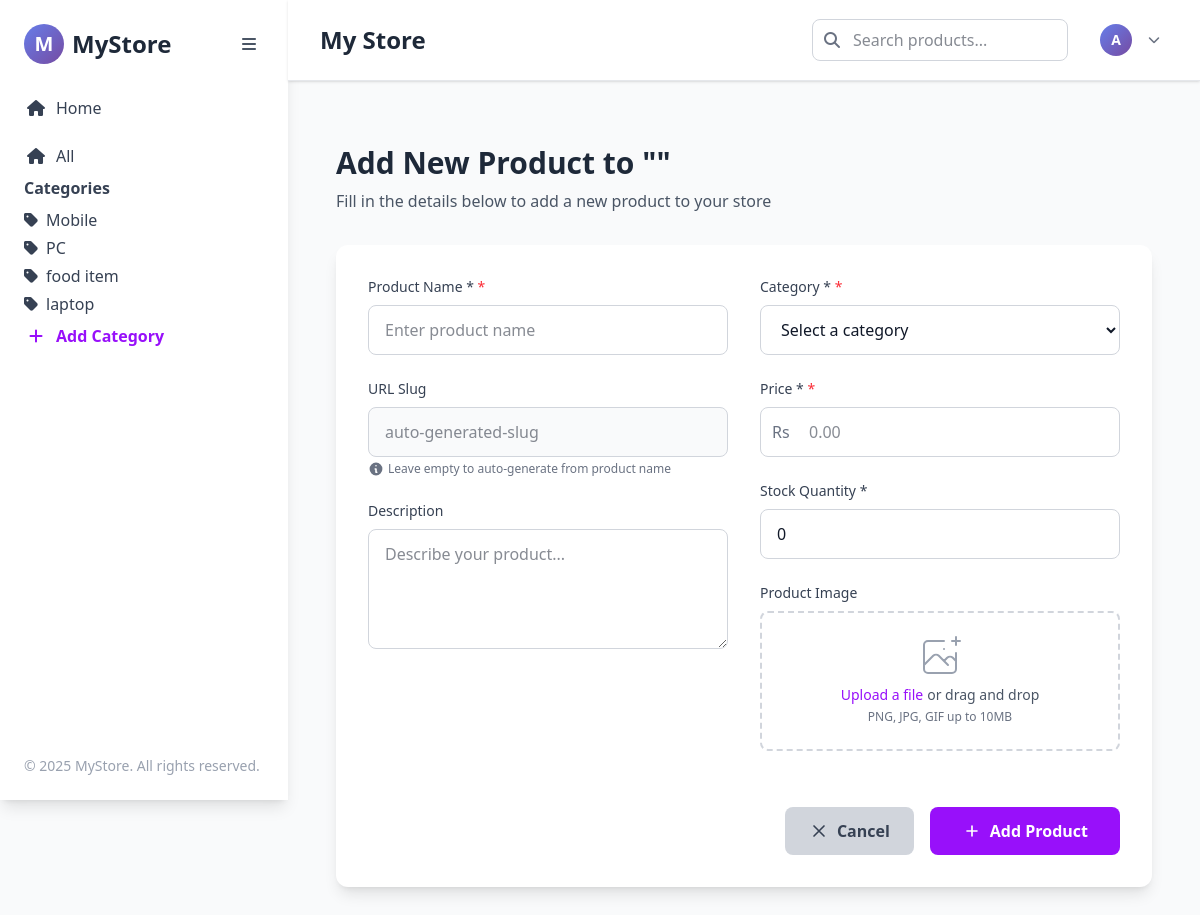
Screenshot of /add-product/ with the database file from the repository.
### ecommerce/models.py (models this page shows, shortened)
class Category(models.Model):
    name = models.CharField(max_length=200, unique=True)
    slug = models.SlugField(max_length=200, unique=True, db_index=True, blank=True)
    description = models.TextField(blank=True)
    created_at = models.DateTimeField(auto_now_add=True)
    class Meta:
        verbose_name_plural = "Categories"
        ordering = ["name"]
        app_label = "ecommerce"  # Ensure correct app
        db_table = "ecommerce_category"  # Custom table name

### ecommerce/views.py (the view)
# urls.py: path("add-product/", views.add_product, name="add_product"),
def add_product(request):
    categories = Category.objects.all()
    if request.method == 'POST':
        form = ProductForm(request.POST, request.FILES)
        if form.is_valid():
            try:
                product = form.save()
                messages.success(
                    request,
                    f'Product "{product.name}" created successfully!'
                )
                return redirect('ecommerce:product_detail', slug=product.slug)
            except Exception as e:
                messages.error(
                    request,
                    f'Error saving product: {str(e)}'
                )
        else:
            for field, errors in form.errors.items():
                for error in errors:
                    messages.error(request, f"{field.title()}: {error}")
    else:
        form = ProductForm()
    return render(request, 'ecommerce/add_product.html', {
        'form': form,
        'categories': categories
    })

### ecommerce/forms.py
class ProductForm(forms.ModelForm):
    class Meta:
        model = Product
        fields = ['name', 'price', 'description', 'category', 'available', 'image']

### ecommerce/templates/ecommerce/add_product.html (shortened to what this page needs)
{% extends "base.html" %}
{% load static %}
{% block content %}
<div class="container mx-auto px-4 py-8 max-w-4xl">
  <div class="mb-8">
    <h1 class="text-3xl font-bold text-gray-800 mb-2">
      Add New Product to "{{ category.name }}"
    </h1>
    <p class="text-gray-600">Fill in the details below to add a new product to your store</p>
  </div>
  <form method="POST" enctype="multipart/form-data" class="bg-white shadow-lg rounded-xl p-8 space-y-8" id="productForm">
    <div class="grid grid-cols-1 md:grid-cols-2 gap-8">
      <div class="space-y-6">
        <div class="form-group">
          <label for="id_name" class="block text-sm font-medium text-gray-700 mb-2">
            Product Name *
            {% if form.name.field.required %}<span class="text-red-500">*</span>{% endif %}
          </label>
          <input type="text"
                 name="name"
                 id="id_name"
                 value="{{ form.name.value|default:'' }}"
                 required
                 class="w-full px-4 py-3 border border-gray-300 rounded-lg focus:ring-2 focus:ring-purple-500 focus:border-purple-500 transition-colors {% if form.name.errors %}border-red-500{% endif %}"
                 placeholder="Enter product name">
        </div>
        <div class="form-group">
          <label for="id_slug" class="block text-sm font-medium text-gray-700 mb-2">
            URL Slug
          </label>
          <input type="text"
                 name="slug"
                 id="id_slug"
                 value="{{ form.slug.value|default:'' }}"
                 class="w-full px-4 py-3 border border-gray-300 rounded-lg focus:ring-2 focus:ring-purple-500 focus:border-purple-500 transition-colors {% if form.slug.errors %}border-red-500{% endif %} bg-gray-50"
                 placeholder="auto-generated-slug">
          <p class="mt-1 text-xs text-gray-500 flex items-center">
            <svg class="w-4 h-4 mr-1" fill="currentColor" viewBox="0 0 20 20">
              <path fill-rule="evenodd" d="M18 10a8 8 0 11-16 0 8 8 0 0116 0zm-7-4a1 1 0 11-2 0 1 1 0 012 0zM9 9a1 1 0 000 2v3a1 1 0 001 1h1a1 1 0 100-2v-3a1 1 0 00-1-1H9z" clip-rule="evenodd"/>
            </svg>
            Leave empty to auto-generate from product name
          </p>
        </div>
        <div class="form-group">
          <label for="id_description" class="block text-sm font-medium text-gray-700 mb-2">
            Description
          </label>
          <textarea name="description"
                    id="id_description"
                    rows="4"
                    class="w-full px-4 py-3 border border-gray-300 rounded-lg focus:ring-2 focus:ring-purple-500 focus:border-purple-500 transition-colors resize-vertical {% if form.description.errors %}border-red-500{% endif %}"
                    placeholder="Describe your product...">{{ form.description.value|default:'' }}</textarea>
        </div>
      </div>
      <div class="space-y-6">
        <div class="form-group">
          <label for="id_category" class="block text-sm font-medium text-gray-700 mb-2">
            Category *
            {% if form.category.field.required %}<span class="text-red-500">*</span>{% endif %}
          </label>
          <select name="category"
                  id="id_category"
                  required
                  class="w-full px-4 py-3 border border-gray-300 rounded-lg focus:ring-2 focus:ring-purple-500 focus:border-purple-500 transition-colors {% if form.category.errors %}border-red-500{% endif %}">
            <option value="">Select a category</option>
          </select>
        </div>
        <div class="form-group">
          <label for="id_price" class="block text-sm font-medium text-gray-700 mb-2">
            Price *
            {% if form.price.field.required %}<span class="text-red-500">*</span>{% endif %}
          </label>
          <div class="relative">
            <div class="absolute inset-y-0 left-0 pl-3 flex items-center pointer-events-none">
              <span class="text-gray-500">Rs</span>
            </div>
            <input type="number"
                   name="price"
                   id="id_price"
                   step="0.01"
                   min="0"
                   required
                   value="{{ form.price.value|default:'' }}"
                   class="pl-12 w-full px-4 py-3 border border-gray-300 rounded-lg focus:ring-2 focus:ring-purple-500 focus:border-purple-500 transition-colors {% if form.price.errors %}border-red-500{% endif %}"
                   placeholder="0.00">
          </div>
        </div>
        <div class="form-group">
          <label for="id_stock" class="block text-sm font-medium text-gray-700 mb-2">
            Stock Quantity *
          </label>
          <input type="number"
                 name="stock"
                 id="id_stock"
                 min="0"
                 required
                 value="{{ form.stock.value|default:'0' }}"
                 class="w-full px-4 py-3 border border-gray-300 rounded-lg focus:ring-2 focus:ring-purple-500 focus:border-purple-500 transition-colors {% if form.stock.errors %}border-red-500{% endif %}"
                 placeholder="Available quantity">
        </div>
        <div class="form-group">
          <label for="id_image" class="block text-sm font-medium text-gray-700 mb-2">
            Product Image
          </label>
          <div class="mt-1 flex justify-center px-6 pt-5 pb-6 border-2 border-gray-300 border-dashed rounded-lg transition-colors hover:border-purple-400 {% if form.image.errors %}border-red-500{% endif %}" id="image-upload-area">
            <div class="space-y-1 text-center">
              <div class="flex text-sm text-gray-600 justify-center">
                <label for="id_image" class="relative cursor-pointer bg-white rounded-md font-medium text-purple-600 hover:text-purple-500 focus-within:outline-none">
                  <span>Upload a file</span>
                </label>
                <p class="pl-1">or drag and drop</p>
              </div>
              <p class="text-xs text-gray-500">PNG, JPG, GIF up to 10MB</p>
            </div>
          </div>
        </div>
      </div>
    </div>
    <div class="pt-6 flex justify-end space-x-4">
      <a href="{}"
         class="bg-gray-300 hover:bg-gray-400 text-gray-700 font-semibold px-6 py-3 rounded-lg transition duration-200 transform hover:scale-105 focus:outline-none focus:ring-2 focus:ring-gray-500 focus:ring-offset-2 flex items-center">
        <svg class="w-5 h-5 mr-2" fill="none" stroke="currentColor" viewBox="0 0 24 24">
          <path stroke-linecap="round" stroke-linejoin="round" stroke-width="2" d="M6 18L18 6M6 6l12 12"/>
        </svg>
        Cancel
      </a>
      <button type="submit"
              id="submitButton"
              class="bg-purple-600 hover:bg-purple-700 text-white font-semibold px-8 py-3 rounded-lg transition duration-200 transform hover:scale-105 focus:outline-none focus:ring-2 focus:ring-purple-500 focus:ring-offset-2 flex items-center disabled:opacity-50 disabled:cursor-not-allowed">
        <svg class="w-5 h-5 mr-2" fill="none" stroke="currentColor" viewBox="0 0 24 24">
          <path stroke-linecap="round" stroke-linejoin="round" stroke-width="2" d="M12 6v6m0 0v6m0-6h6m-6 0H6"/>
        </svg>
        <span id="submitText">Add Product</span>
      </button>
    </div>
  </form>
</div>
{% endblock %}

### theme/templates/base.html (shortened to what this page needs)
{% load static tailwind_tags %}
<!DOCTYPE html>
<html lang="en">
<head>
    {% tailwind_css %}
    <link rel="stylesheet" href="https://cdnjs.cloudflare.com/ajax/libs/font-awesome/6.4.0/css/all.min.css">
</head>
<body class="bg-gray-50 flex min-h-screen font-sans text-gray-900">
    <aside id="sidebar" class="sidebar w-72 bg-white shadow-lg h-screen sticky top-0 p-6 flex flex-col justify-between transition-all duration-300">
        <div>
            <div class="flex items-center justify-between mb-8">
                <a href="/" class="flex items-center space-x-2">
                    <div class="w-10 h-10 rounded-full gradient-bg flex items-center justify-center">
                        <span class="text-white font-bold text-xl">M</span>
                    </div>
                    <span class="logo-text text-2xl font-bold text-gray-800">MyStore</span>
                </a>
                <button id="sidebar-toggle" class="p-2 rounded-lg hover:bg-gray-100 transition-colors">
                    <i class="fas fa-bars text-gray-600"></i>
                </button>
            </div>
            <div class="mb-6">
                <a href="{% url 'ecommerce:home' %}" class="flex items-center space-x-2 text-gray-700 hover:text-purple-600 transition-colors duration-200 mb-2">
                    <i class="fas fa-home w-6 text-center"></i>
                    <span class="sidebar-text">Home</span>
                </a>
            </div>
           <a href="{% url 'ecommerce:product_list' %}"
   class="flex items-center space-x-2 text-gray-700 hover:text-purple-600 transition-colors duration-200 mb-2">
    <i class="fas fa-home w-6 text-center"></i>
    <span class="sidebar-text">All</span>
</a>
            <div>
                <h3 class="font-semibold text-gray-700 mb-2">Categories</h3>
<ul>
  {% for category in categories %}
    <li>
      <a href="{% url 'ecommerce:category_detail' category.slug %}"
         class="text-gray-700 hover:text-purple-600 flex items-center space-x-2 mb-1">
        <i class="fa fa-tag"></i>
        <span>{{ category.name }}</span>
      </a>
    </li>
  {% endfor %}
</ul>
                <a href="{% url 'ecommerce:add_category' %}" class="mt-2 flex items-center space-x-2 text-purple-600 font-semibold hover:underline">
                    <i class="fas fa-plus w-6 text-center"></i>
                    <span class="sidebar-text">Add Category</span>
                </a>
            </div>
        </div>
        <div class="mt-6 text-gray-400 text-sm sidebar-text">
            &copy; {% now "Y" %} MyStore. All rights reserved.
        </div>
    </aside>
    <div class="flex-1 flex flex-col">
        <nav class="bg-white shadow-sm border-b border-gray-200 sticky top-0 z-10">
            <div class="px-8 py-4 flex items-center justify-between">
                <div>
                    <h1 class="text-2xl font-bold text-gray-800">My Store</h1>
                </div>
                <div class="flex items-center space-x-6">
                    <div class="relative">
                        <form action="/search/" method="GET">
                            <div class="relative">
                                <input type="text" name="q" placeholder="Search products..." class="w-64 pl-10 pr-4 py-2 rounded-lg border border-gray-300 focus:outline-none focus:ring-2 focus:ring-purple-500">
                                <button type="submit" class="absolute left-0 top-0 h-full px-3 text-gray-500 hover:text-purple-600">
                                    <i class="fas fa-search"></i>
                                </button>
                            </div>
                        </form>
                    </div>
                    <div class="flex items-center space-x-4">
 <div class="relative">
        <a href="{% url 'account:register' %}" class="flex items-center space-x-2 p-2 rounded-lg hover:bg-gray-100 transition-colors">
            <div class="w-8 h-8 rounded-full gradient-bg flex items-center justify-center">
                <span class="text-white font-bold text-sm">A</span>
            </div>
            <i class="fas fa-chevron-down text-gray-500 text-xs"></i>
        </a>
    </div>
</div>
                </div>
            </div>
        </nav>
        <main class="flex-1 p-8">
            {% block content %}{% endblock content %}
        </main>
    </div>
</body>
</html>

### theme/templates/base.html (style rules this page uses)
.gradient-bg { background: linear-gradient(135deg, #667eea 0%, #764ba2 100%); }
.sidebar { transition: all 0.3s ease-in-out; }

### ecommerce/templates/ecommerce/add_product.html (style rules this page uses)
input, textarea, select { transition: all 0.2s ease-in-out; }
#image-upload-area { transition: all 0.3s ease; }

### rows the page displays
Category: name "Mobile"
Category: name "PC"
Category: name "food item"
Category: name "laptop"
